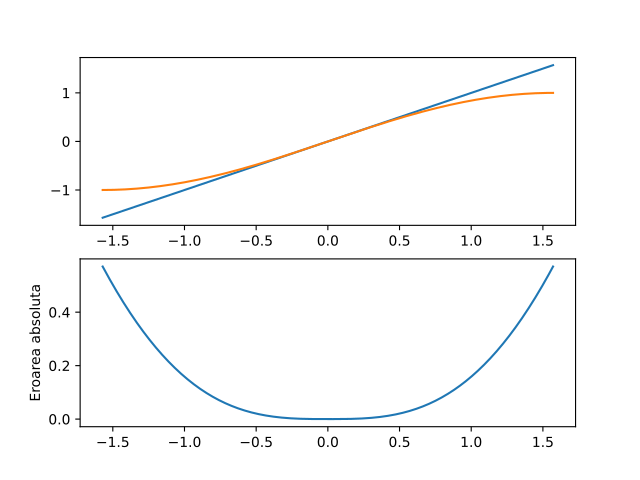

Source code (Python):
import numpy as np
import matplotlib.pyplot as plt

x0 = np.linspace(-np.pi / 2, np.pi / 2, 1000)

fig, axs = plt.subplots(2)

axs[0].plot(x0, x0)
axs[0].plot(x0, np.sin(x0))

axs[1].plot(x0, np.abs(x0 - np.sin(x0)))
axs[1].set_ylabel('Eroarea absoluta')

plt.show()
